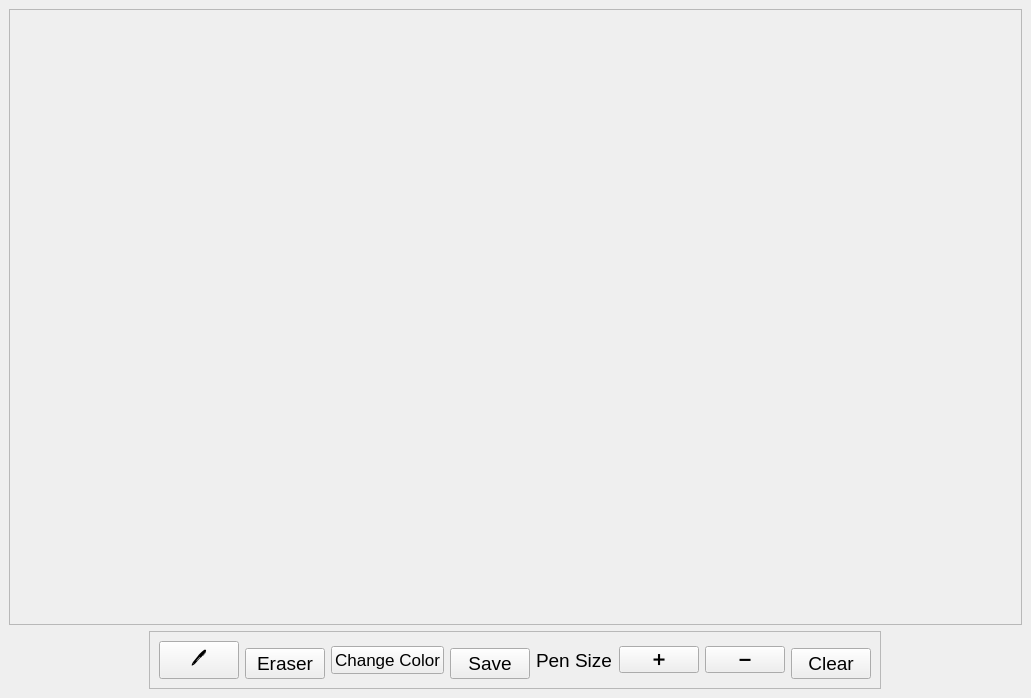
<?xml version="1.0" encoding="UTF-8"?>
<ui version="4.0">
 <class>MainWindow</class>
 <widget class="QMainWindow" name="MainWindow">
  <property name="geometry">
   <rect>
    <x>0</x>
    <y>0</y>
    <width>1031</width>
    <height>698</height>
   </rect>
  </property>
  <property name="windowTitle">
   <string>WhiteBoardApp</string>
  </property>
  <widget class="QWidget" name="centralwidget">
   <layout class="QVBoxLayout" name="verticalLayout">
    <item>
     <widget class="QFrame" name="frame_drawarea">
      <property name="sizePolicy">
       <sizepolicy hsizetype="Preferred" vsizetype="Expanding">
        <horstretch>0</horstretch>
        <verstretch>0</verstretch>
       </sizepolicy>
      </property>
      <property name="frameShape">
       <enum>QFrame::StyledPanel</enum>
      </property>
      <property name="frameShadow">
       <enum>QFrame::Raised</enum>
      </property>
     </widget>
    </item>
    <item alignment="Qt::AlignHCenter|Qt::AlignBottom">
     <widget class="QFrame" name="frame">
      <property name="minimumSize">
       <size>
        <width>0</width>
        <height>30</height>
       </size>
      </property>
      <property name="font">
       <font>
        <pointsize>12</pointsize>
       </font>
      </property>
      <property name="frameShape">
       <enum>QFrame::StyledPanel</enum>
      </property>
      <property name="frameShadow">
       <enum>QFrame::Raised</enum>
      </property>
      <layout class="QHBoxLayout" name="horizontalLayout">
       <item>
        <widget class="QPushButton" name="pushButton_pen">
         <property name="font">
          <font>
           <family>Segoe UI</family>
           <pointsize>13</pointsize>
          </font>
         </property>
         <property name="text">
          <string>🖊</string>
         </property>
        </widget>
       </item>
       <item alignment="Qt::AlignBottom">
        <widget class="QPushButton" name="pushButton_eraser">
         <property name="font">
          <font>
           <family>Segoe UI</family>
           <pointsize>14</pointsize>
          </font>
         </property>
         <property name="text">
          <string>Eraser</string>
         </property>
        </widget>
       </item>
       <item>
        <widget class="QPushButton" name="pushButton_chngcolor">
         <property name="font">
          <font>
           <family>Segoe UI</family>
           <pointsize>13</pointsize>
          </font>
         </property>
         <property name="text">
          <string>Change Color</string>
         </property>
        </widget>
       </item>
       <item alignment="Qt::AlignBottom">
        <widget class="QPushButton" name="pushButton_save">
         <property name="font">
          <font>
           <family>Segoe UI</family>
           <pointsize>14</pointsize>
          </font>
         </property>
         <property name="text">
          <string>Save</string>
         </property>
        </widget>
       </item>
       <item>
        <widget class="QLabel" name="label">
         <property name="font">
          <font>
           <family>Segoe UI</family>
           <pointsize>14</pointsize>
          </font>
         </property>
         <property name="text">
          <string>Pen Size</string>
         </property>
        </widget>
       </item>
       <item>
        <widget class="QPushButton" name="pushButton_insize">
         <property name="font">
          <font>
           <family>Segoe UI</family>
          </font>
         </property>
         <property name="text">
          <string>➕</string>
         </property>
        </widget>
       </item>
       <item>
        <widget class="QPushButton" name="pushButton_decsize">
         <property name="font">
          <font>
           <family>Segoe UI</family>
          </font>
         </property>
         <property name="text">
          <string>➖</string>
         </property>
        </widget>
       </item>
       <item alignment="Qt::AlignBottom">
        <widget class="QPushButton" name="pushButton_clear">
         <property name="font">
          <font>
           <family>Segoe UI</family>
           <pointsize>14</pointsize>
           <weight>50</weight>
           <bold>false</bold>
          </font>
         </property>
         <property name="text">
          <string>Clear</string>
         </property>
        </widget>
       </item>
      </layout>
     </widget>
    </item>
   </layout>
  </widget>
 </widget>
 <resources/>
 <connections/>
</ui>
